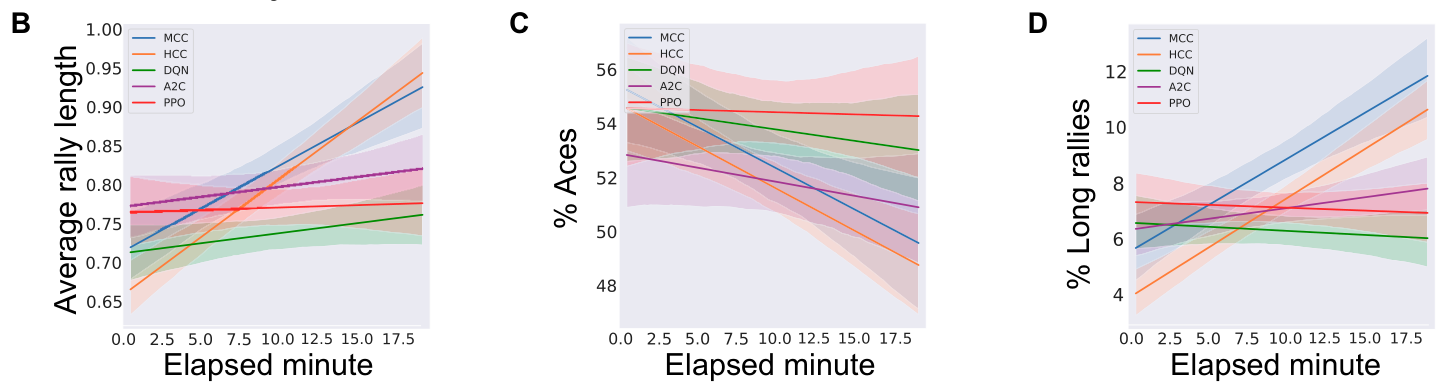
#> input picture lectures/L72/figures/e5bcd.png, 1441 x 391 px, given in place of land69a-04.png, which was not available
$ python prepare_figures.py
#> lines starting #> are read from the running program, lines starting #| are printed output that depends on the picture; pictures that were not available may be replaced by others from this repository, and a replacement may not be noted
### lectures/L12/crop_panels.py
#!/usr/bin/env python3
"""Crop original figure panels for Lecture 12 from page renders of the source PDFs.

Render pages first (220 dpi):  pdftoppm -png -r 220 <paper>.pdf <pages_dir>/<paper>
    python lectures/L12/crop_panels.py <pages_dir>
Boxes are fractions of the page: (left, top, right, bottom).
"""
import sys
from pathlib import Path
from PIL import Image, ImageChops

OUT = Path(__file__).resolve().parent / "figures"
CROPS = {
    "p_land69a_fig1": ("land69a-04", (0.10, 0.19, 0.78, 0.545)),
    "p_land69a_fig2": ("land69a-04", (0.08, 0.605, 0.92, 0.795)),
    "p_land69a_fig3": ("land69a-06", (0.12, 0.25, 0.88, 0.695)),
    "p_land69a_fig5": ("land69a-08", (0.08, 0.215, 0.96, 0.69)),
    "p_land69a_fig10": ("land69a-15", (0.06, 0.205, 0.94, 0.70)),
    "p_land69a_fig12": ("land69a-19", (0.06, 0.135, 0.94, 0.385)),
    "p_land69a_fig13": ("land69a-19", (0.06, 0.505, 0.94, 0.745)),
    "p_land69b_fig1": ("land69b-02", (0.04, 0.42, 0.96, 0.765)),
    "p_land69b_fig2": ("land69b-05", (0.06, 0.095, 0.94, 0.54)),
    "p_land69b_fig4": ("land69b-06", (0.1, 0.17, 0.94, 0.71)),
    "p_land69b_fig7": ("land69b-12", (0.04, 0.34, 0.96, 0.585)),
    "p_land69b_fig8": ("land69b-14", (0.04, 0.175, 0.96, 0.515)),
    "p_land69b_fig9": ("land69b-15", (0.12, 0.225, 0.90, 0.72)),
    "p_land69b_fig11": ("land69b-17", (0.10, 0.285, 0.96, 0.86)),
    "p_land69b_fig12": ("land69b-20", (0.04, 0.275, 0.96, 0.45)),
    "p_land69b_fig13": ("land69b-21", (0.06, 0.305, 0.94, 0.48)),
    "p_land69b_plate": ("land69b-23", (0.04, 0.07, 0.96, 0.93)),
    "p_jakob18_fig1": ("jakob18-2", (0.03, 0.10, 0.60, 0.335)),
    "p_zurek10_fig2": ("zurek10-4", (0.02, 0.03, 0.51, 0.37)),
    "p_zurek10_fig3": ("zurek10-4", (0.50, 0.085, 0.98, 0.26)),
    "p_zurek10_fig4": ("zurek10-5", (0.02, 0.075, 0.50, 0.77)),
    "p_menda14_fig1": ("menda14-2", (0.02, 0.055, 0.48, 0.72)),
    "p_menda14_fig2": ("menda14-3", (0.02, 0.06, 0.98, 0.385)),
    "p_menda14_fig3": ("menda14-4", (0.02, 0.055, 0.98, 0.44)),
    "p_menda14_fig4": ("menda14-5", (0.02, 0.07, 0.63, 0.635)),
}


def trim(im, pad=12):
    """Remove surrounding white margin, keep a small pad."""
    bg = Image.new(im.mode, im.size, (255, 255, 255))
    box = ImageChops.difference(im, bg).convert("L").point(lambda v: 255 if v > 25 else 0).getbbox()
    if not box:
        return im
    l, t, r, b = box
    return im.crop((max(0, l - pad), max(0, t - pad), min(im.width, r + pad), min(im.height, b + pad)))


def main(pages):
    OUT.mkdir(exist_ok=True)
    for name, (page, (l, t, r, b)) in CROPS.items():
        im = Image.open(Path(pages) / f"{page}.png").convert("RGB")
#> im is the input picture: PIL image 1441x391 RGB; mean R, G, B 234.1, 229.9, 232.9
        w, h = im.size
#> w = 1441; h = 391
        trim(im.crop((int(l * w), int(t * h), int(r * w), int(b * h)))).save(OUT / f"{name}.png")
#> in trim, `bg = Image.new(im.mode, im.size, (255, 255, 255))`: bg: PIL image 979x139 RGB; every value is 255
#> in trim, `box = ImageChops.difference(im, bg).convert("L").point(lambda v: 255 i..`: box = (0, 0, 979, 139)
#> in trim, `box = ImageChops.difference(im, bg).convert("L").point(lambda v: 255 i..`:
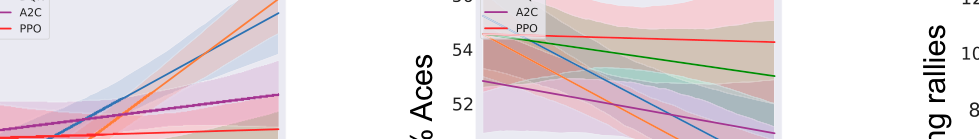
#> im: PIL image 979x139 RGB; mean R, G, B 229.8, 218.1, 222.6
#> in trim, `l, t, r, b = box`: l = 0; r = 979; b = 139
#> pass 3 of the loop in main, `for name, (page, (l, t, r, b)) in CROPS.items():`:
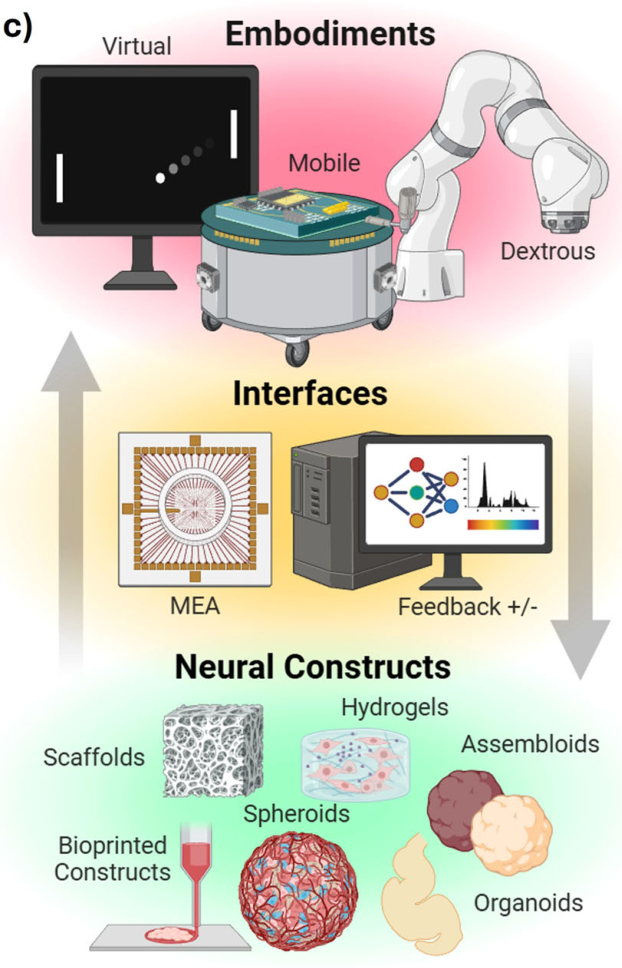
#> input picture lectures/L72/figures/f1c.png, 622 x 968 px, given in place of land69a-06.png, which was not available
#> in main, im is the input picture: PIL image 622x968 RGB; mean R, G, B 208, 204, 192.1
#> bg: PIL image 473x430 RGB; every value is 255
#> box = (0, 0, 473, 430)
#> in trim (call 3), `box = ImageChops.difference(im, bg).convert("L").point(lambda v: 255 i..`:
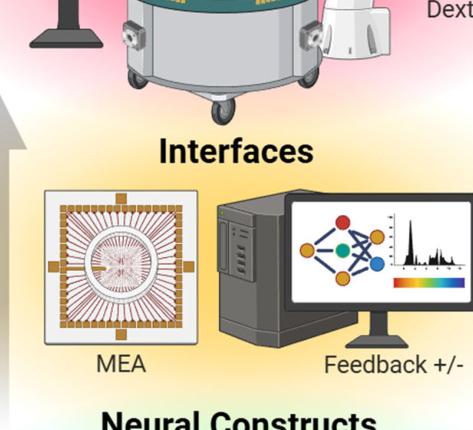
#> im: PIL image 473x430 RGB; mean R, G, B 216.5, 205.3, 184.9
#> r = 473; b = 430
#> the loop made 5 passes; the first 3 are shown
        print(name)


# [2 lines that do not run on import are left out]


COMBOS = {  # name: (direction, [panels])
    "c_land69a_fig12_13": ("v", ["p_land69a_fig12", "p_land69a_fig13"]),
    "c_land69b_fig2_4": ("h", ["p_land69b_fig2", "p_land69b_fig4"]),
    "c_land69b_fig1_plate": ("h", ["p_land69b_fig1", "p_land69b_plate"]),
    "c_zurek10_fig3_4": ("h", ["p_zurek10_fig3", "p_zurek10_fig4"]),
}


# [17 lines left out: function combine, not called in this run]


# [2 lines that do not run on import are left out]

### lectures/L72/prepare_figures.py
"""Crop the original, unmodified article panels using inspected PDF coordinates."""
import sys
from pathlib import Path
D=Path(__file__).resolve().parent
sys.path.insert(0,str(D.parents[1]/'tools'))
import crop_panels,crop_figure
# Use the PDF CropBox, matching the inspected source renders.
crop_figure.shutil.which=lambda _:None
#> (the run stopped early here; a loop or call above may not have finished)
